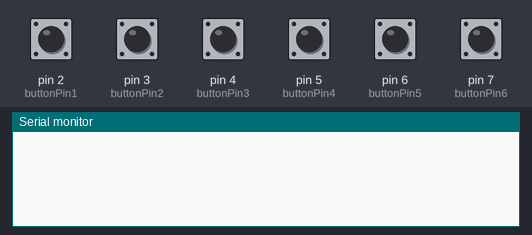
Bench run of a sketch on a simulated Arduino Uno, built with avr-gcc and run on an emulated ATmega328P. Parts: the last lines printed to the serial monitor. Inputs (shaded band) come from the test bench; at power-on: pin 2 (buttonPin1), pin 3 (buttonPin2), pin 4 (buttonPin3), pin 5 (buttonPin4), pin 6 (buttonPin5), pin 7 (buttonPin6) HIGH.

Above: at 2.8 s.
2.9 s: pin 2 (buttonPin1) pulled LOW for 1.2 s
At 5.2 s:
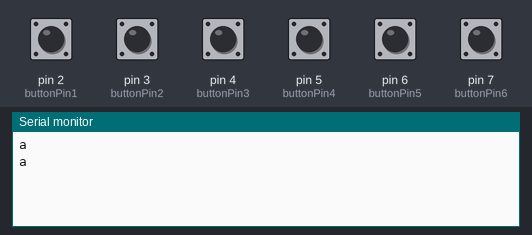
5.6 s: pin 3 (buttonPin2) pulled LOW for 1.2 s
At 6.9 s:
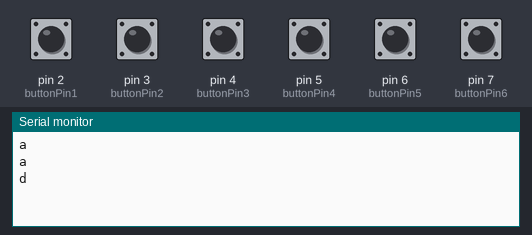
8.3 s: pin 4 (buttonPin3) pulled LOW for 1.2 s
At 10.3 s:
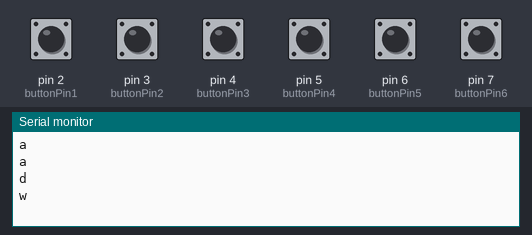
11.0 s: pin 5 (buttonPin4) pulled LOW for 1.2 s
At 12.6 s:
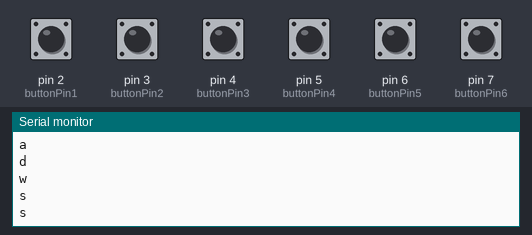
13.7 s: pin 6 (buttonPin5) pulled LOW for 1.2 s
At 15.3 s:
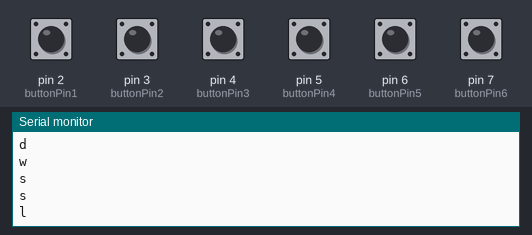
16.4 s: pin 7 (buttonPin6) pulled LOW for 1.2 s
At 17.7 s:
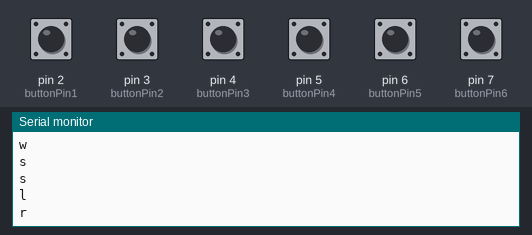

Measured:
- after the input at 2.9 s, the serial monitor: prints a new line after 0.10 s (image 1)
- after the input at 5.6 s, the serial monitor: prints a new line after 0.40 s (image 2)
- after the input at 8.3 s, the serial monitor: prints a new line after 0.70 s (image 3)
- after the input at 11.0 s, the serial monitor: prints a new line at once (image 4)
- after the input at 13.7 s, the serial monitor: prints a new line after 0.30 s (image 5)
- after the input at 16.4 s, the serial monitor: prints a new line after 0.60 s (image 6)

The sketch:

vr_arduino.ino
```cpp
const int buttonPin1 = 2;
const int buttonPin2 = 3;
const int buttonPin3 = 4;
const int buttonPin4 = 5;
const int buttonPin5 = 6;
const int buttonPin6 = 7;
boolean buttonState1 = 0;
boolean buttonState2 = 0;
boolean buttonState3 = 0;
boolean buttonState4 = 0;
boolean buttonState5 = 0;
boolean buttonState6 = 0;

void setup()
{

 pinMode(buttonPin1, INPUT_PULLUP);
 pinMode(buttonPin2, INPUT_PULLUP);
 pinMode(buttonPin3, INPUT_PULLUP);
 pinMode(buttonPin4, INPUT_PULLUP);
  pinMode(buttonPin5, INPUT_PULLUP);
   pinMode(buttonPin6, INPUT_PULLUP);
 Serial.begin(9600);

}
void loop()
{
  buttonState1 = digitalRead(buttonPin1);
  buttonState2 = digitalRead(buttonPin2);
  buttonState3 = digitalRead(buttonPin3);
  buttonState4 = digitalRead(buttonPin4);
  buttonState5 = digitalRead(buttonPin5);
  buttonState6 = digitalRead(buttonPin6);

if(buttonState1==0)
{
  Serial.println("a");
}
if(buttonState2==0)
{
  Serial.println("d");
}
if(buttonState3==0)
{
  Serial.println("w");
}
if(buttonState4==0)
{
  Serial.println("s");
}
if(buttonState5==0)
{
  Serial.println("l");
}
if(buttonState6==0)
{
  Serial.println("r");
}
 delay(1000);
 }
```
